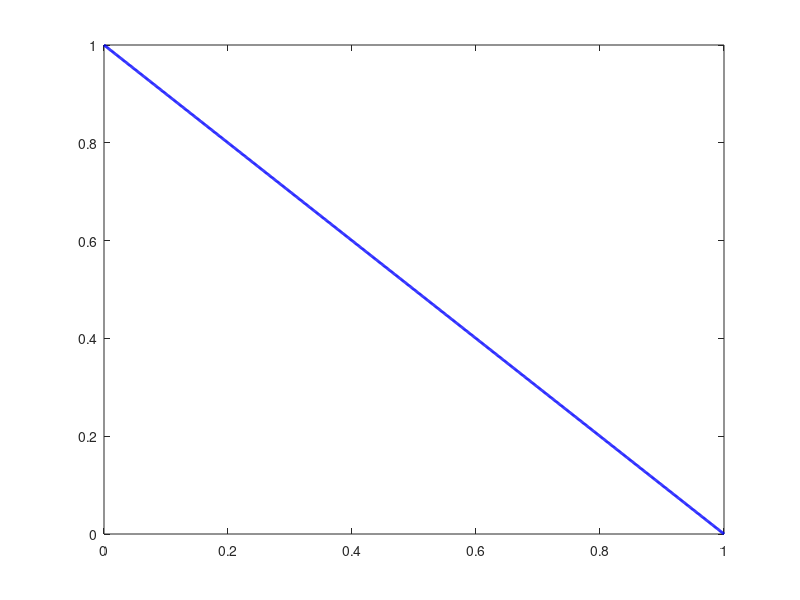

Reproduce this figure in MATLAB. (Note: this script raises an error after producing the figure.)
close all;
alf = 0:0.001:1; 
maxEps = 30;
mat = zeros(length(alf), maxEps);
epsRange = 1:1:maxEps;
for eps = epsRange
    mat(:, eps) = (1-alf).^(eps);
end
for eps = epsRange
    plot(alf, mat(:, eps), 'b', 'Linewidth', 2);
    text(0.6, 0.6, "$\epsilon =\ $" + num2str(eps), ...
        "horizontalAlignment", "center", ...
        'interpreter', 'latex', 'Fontsize', 20)
    set(gca, 'Fontsize', 16, 'Linewidth', 2)
    grid on;
    xlabel("$\alpha$", 'interpreter', 'latex')
    ylabel("Displacement correction")
    pause(0.25);
    drawnow;
end